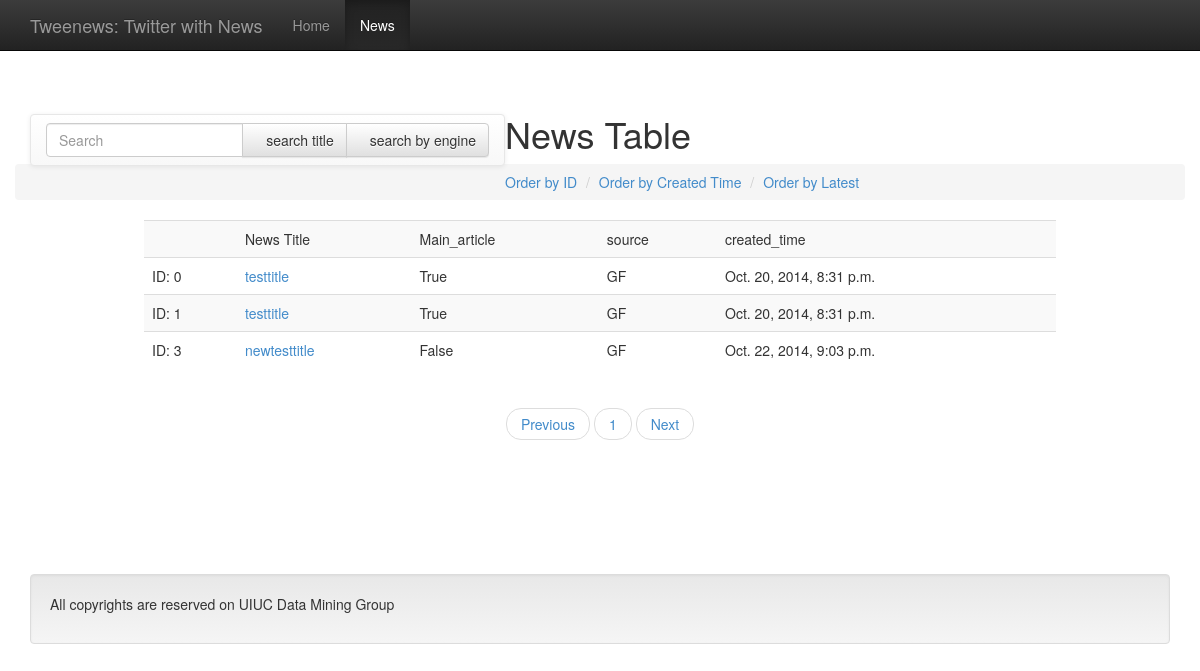
/overviews/news/, run on an earlier commit of the app's database.
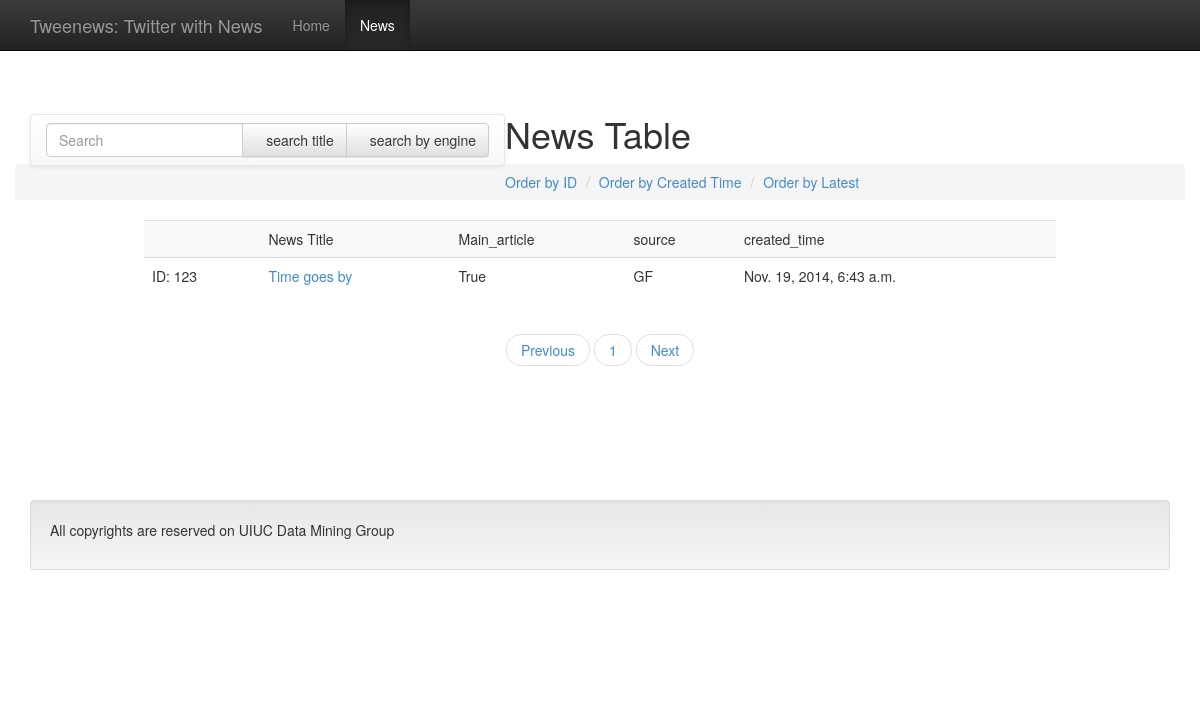
And on a later commit of the database.
### overviews/models.py (models this page shows, shortened)
class News(models.Model):
    ID = models.BigIntegerField(primary_key = True)
    raw_text = models.CharField(max_length=10000)
    key_word = models.CharField(max_length=200, blank=True)
    source = models.CharField(max_length=30,default="GF")
    created_at = models.DateTimeField()
    local_time_zone = models.CharField(max_length = 20)
    title = models.CharField(max_length=200,default="testtitle")
    main_article = models.BooleanField(default=True)
    related_article = models.CharField(max_length=200,default="")
    url = models.CharField(max_length=200)

### overviews/views.py (the view)
# urls.py: url(r'^news/page(?P<pos>\d+)rank:(?P<rank_method>\d+)$', views.news, name='news_next'),
def news(request, pos = 1, rank_method = 0):
    news_set = None
    if(request.method == 'POST' and 'q' in request.POST):
        query =  request.POST['q']
        news_set = News.objects.filter(title__icontains=query)
        print 'Post ' + str(news_set.count())
    else:
        print 'FAIL'
    base_page = 1
    pos = max(int(pos),base_page)
    rank_method = int(rank_method)
    if news_set != None:
        total_num = news_set.count()
    else:
        total_num = News.objects.count()
    one_page = 100
    default_pagenum = 10
    end_pos = min( pos + default_pagenum , int(math.ceil(float(total_num)/float(one_page))))
    end_pos = max( pos , end_pos)
    print total_num, pos, end_pos
    if rank_method == 0:
        if news_set != None:
            all_news_list = news_set.order_by('ID')[(pos-1)*one_page:pos*one_page]
        else:
            all_news_list = News.objects.all().order_by('ID')[(pos-1)*one_page:pos*one_page]
    elif rank_method == 1:
        if news_set != None:
            all_news_list = news_set.order_by('created_at')[(pos-1)*one_page : pos*one_page]
        else:
            all_news_list = News.objects.all().order_by('created_at')[(pos-1)*one_page : pos*one_page]
    elif rank_method == 2:
        if news_set != None:
            all_news_list = news_set.order_by('-created_at')[(pos-1)*one_page : pos*one_page]
        else:
            all_news_list = News.objects.all().order_by('-created_at')[(pos-1)*one_page : pos*one_page]
    page_index = range(pos, end_pos+1)
    prev = max(1, pos - 1)
    nextPos = min(end_pos, pos+1)
    context = {'all_news_list':all_news_list, 'page_index':page_index, 'nextPos': nextPos,'prevPos': prev, 'rankmethod': rank_method,}
    if news_set != None:
        print context
    return render(request, 'news.html', context)

### overviews/templates/news.html (shortened to what this page needs)
{% load template_filters %}
<!DOCTYPE html>
<html lang="en">
  <head>
    <link href="{{ STATIC_URL }}css/bootstrap.css" rel="stylesheet">
    <link href="{{ STATIC_URL }}css/bootstrap-theme.min.css" rel="stylesheet">
    <link href="{{ STATIC_URL }}css/custom.css" rel="stylesheet">
  </head>
  <body>
    <div class="navbar navbar-inverse navbar-fixed-top" role="navigation">
      <div class="container">
        <div class="navbar-header">
          <a class="navbar-brand" href="#">Tweenews: Twitter with News</a>
        </div>
        <div class="navbar-collapse collapse">
          <ul class="nav navbar-nav">
            <li><a href="../">Home</a></li>
            <li class="active"><a href="">News</a></li>
          </ul>
        </div>
      </div>
    </div>
    <div class="container theme-showcase">
      <div class="col-md-5" id="search-navbar">
                    <div class="row">
                        <nav class="navbar navbar-default" id="nevbar" role="navigation">
                        <form class="navbar-form" role="search" method="post" action="{% url 'overview:news_home'%}">
                                <div class="input-group">
                                    <input id="searchContent" type="text" class="form-control" placeholder="Search" value="" name="q">
                                    <div class="input-group-btn">
                                    <button class="btn btn-default" type="submit" id="titleSearch"><i class="glyphicon  glyphicon-search"></i>search title</button>
                                        <button class="btn btn-default" type="submit" onclick="toSearch()"><i class="glyphicon glyphicon-search"></i>search by engine</button>
                                    </div>
                                 </div>
                            </form>
                            </nav>
                            </div>
                            </div>
<h1> News Table </h1>
<div class="row" id="order">
                        <ol class="breadcrumb">
                            <li><a href="{% url 'overview:news_next' 0 0 %}">Order by ID</a></li>
                            <li><a href="{% url 'overview:news_next' 0 1 %}">Order by Created Time</a></li>
                            <li><a href="{% url 'overview:news_next' 0 2 %}">Order by Latest</a></li>
                        </ol>
                    </div>
{% if all_news_list %}
<div align="center">
	<table class="table table-striped" style="width:80%">
	  <tr>
    <td></td>
	    <td>News Title</td>
	    <td>Main_article</td>
	    <td>source</td>
	    <td>created_time</td>
	  </tr>
	  {% for news in all_news_list %}
	  <tr>
      <td>ID: {{ news.ID }}</td>
	    <td><a href=" {% url 'overview:tweet_with_news' news.ID %}">{{ news.title }}</a></td>
	    <td>{{ news.main_article }}</td>
	    <td>{{ news.source }}</td>
	    <td>{{ news.created_at }}</td>
	  </tr>
	  {% endfor %}
	</table>
</div>
{% else %}
    <p>No news are available.</p>
{% endif %}
        <div class="row" id="pager">
         <ul class="pager">
         <li><a href="{% url 'overview:news_next' prevPos  rankmethod %}">Previous</a></li>
         {%for pos in page_index %}
          <li><a href="{% url 'overview:news_next' pos  rankmethod  %}">{{pos}}</a></li>
          {%endfor%}
          <li><a href="{% url 'overview:news_next' nextPos  rankmethod %}">Next</a></li>
          </ul>
        </div>
      <div class="well">
        <p>All copyrights are reserved on UIUC Data Mining Group</p>
      </div>
    </div>
  </body>
</html>

### static/css/custom.css (style rules this page uses)
.well { margin-top:10%; margin-bottom:10%; }

What changed in the data, as far as the page shows it:
removed News: ID "0", title "testtitle", main_article "True", source "GF", created_at "Oct. 20, 2014, 8:31 p.m."
removed News: ID "1", title "testtitle", main_article "True", source "GF", created_at "Oct. 20, 2014, 8:31 p.m."
removed News: ID "3", title "newtesttitle", main_article "False", source "GF", created_at "Oct. 22, 2014, 9:03 p.m."
added News: ID "123", title "Time goes by", main_article "True", source "GF", created_at "Nov. 19, 2014, 6:43 a.m."
